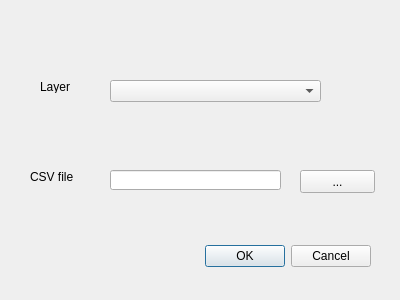
<?xml version="1.0" encoding="UTF-8"?>
<ui version="4.0">
 <class>PointsAlongLinesDialogBase</class>
 <widget class="QDialog" name="PointsAlongLinesDialogBase">
  <property name="geometry">
   <rect>
    <x>0</x>
    <y>0</y>
    <width>400</width>
    <height>300</height>
   </rect>
  </property>
  <property name="windowTitle">
   <string>Points Along Lines</string>
  </property>
  <widget class="QDialogButtonBox" name="button_box">
   <property name="geometry">
    <rect>
     <x>30</x>
     <y>240</y>
     <width>341</width>
     <height>32</height>
    </rect>
   </property>
   <property name="orientation">
    <enum>Qt::Horizontal</enum>
   </property>
   <property name="standardButtons">
    <set>QDialogButtonBox::Cancel|QDialogButtonBox::Ok</set>
   </property>
  </widget>
  <widget class="QComboBox" name="comboBox">
   <property name="geometry">
    <rect>
     <x>110</x>
     <y>80</y>
     <width>211</width>
     <height>22</height>
    </rect>
   </property>
  </widget>
  <widget class="QLabel" name="label">
   <property name="geometry">
    <rect>
     <x>40</x>
     <y>80</y>
     <width>47</width>
     <height>13</height>
    </rect>
   </property>
   <property name="text">
    <string>Layer</string>
   </property>
  </widget>
  <widget class="QLineEdit" name="lineEdit">
   <property name="geometry">
    <rect>
     <x>110</x>
     <y>170</y>
     <width>171</width>
     <height>20</height>
    </rect>
   </property>
  </widget>
  <widget class="QLabel" name="label_2">
   <property name="geometry">
    <rect>
     <x>30</x>
     <y>170</y>
     <width>47</width>
     <height>13</height>
    </rect>
   </property>
   <property name="text">
    <string>CSV file</string>
   </property>
  </widget>
  <widget class="QPushButton" name="pushButton">
   <property name="geometry">
    <rect>
     <x>300</x>
     <y>170</y>
     <width>75</width>
     <height>23</height>
    </rect>
   </property>
   <property name="text">
    <string>...</string>
   </property>
  </widget>
 </widget>
 <resources/>
 <connections>
  <connection>
   <sender>button_box</sender>
   <signal>accepted()</signal>
   <receiver>PointsAlongLinesDialogBase</receiver>
   <slot>accept()</slot>
   <hints>
    <hint type="sourcelabel">
     <x>20</x>
     <y>20</y>
    </hint>
    <hint type="destinationlabel">
     <x>20</x>
     <y>20</y>
    </hint>
   </hints>
  </connection>
  <connection>
   <sender>button_box</sender>
   <signal>rejected()</signal>
   <receiver>PointsAlongLinesDialogBase</receiver>
   <slot>reject()</slot>
   <hints>
    <hint type="sourcelabel">
     <x>20</x>
     <y>20</y>
    </hint>
    <hint type="destinationlabel">
     <x>20</x>
     <y>20</y>
    </hint>
   </hints>
  </connection>
 </connections>
</ui>
